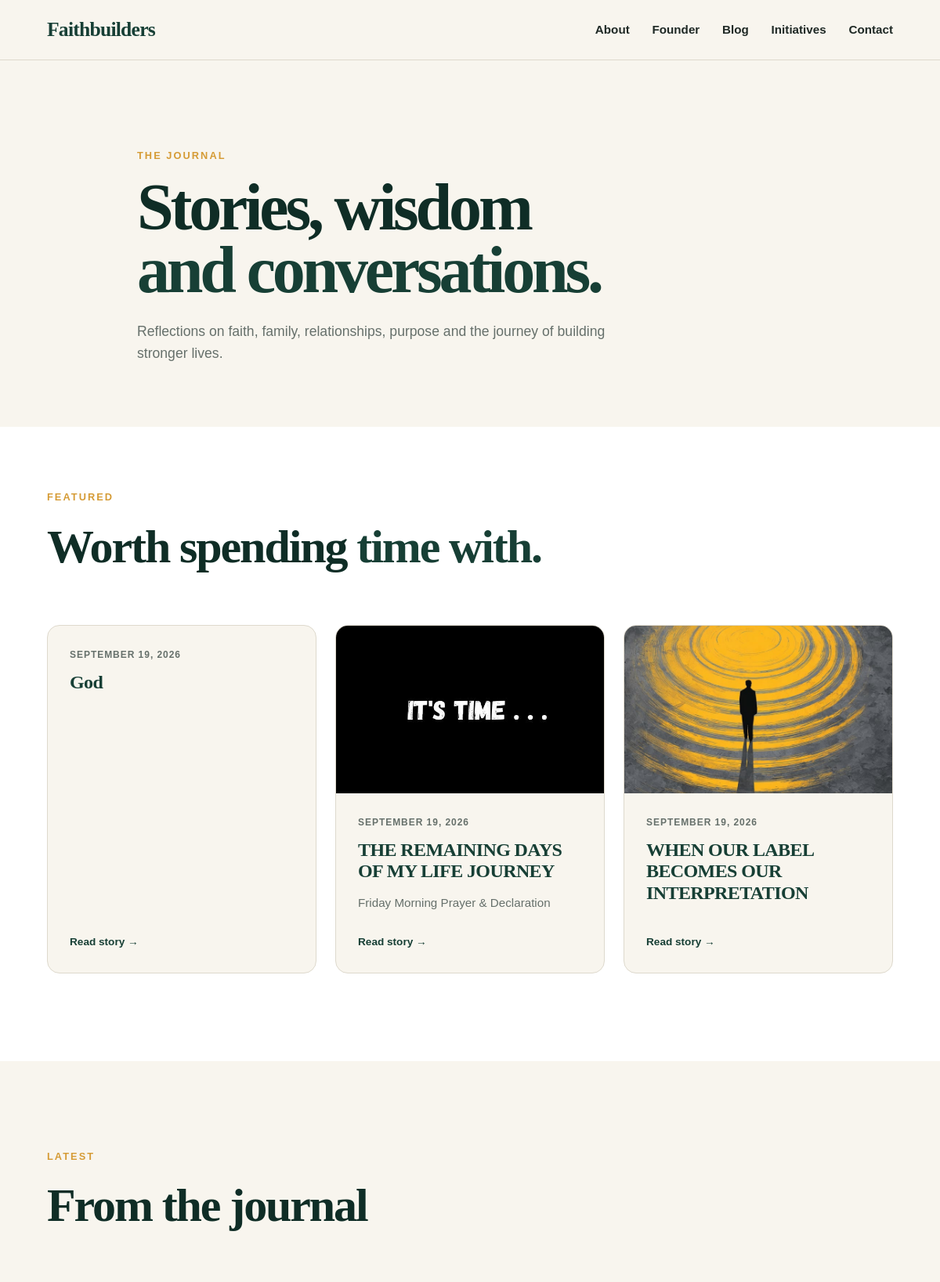
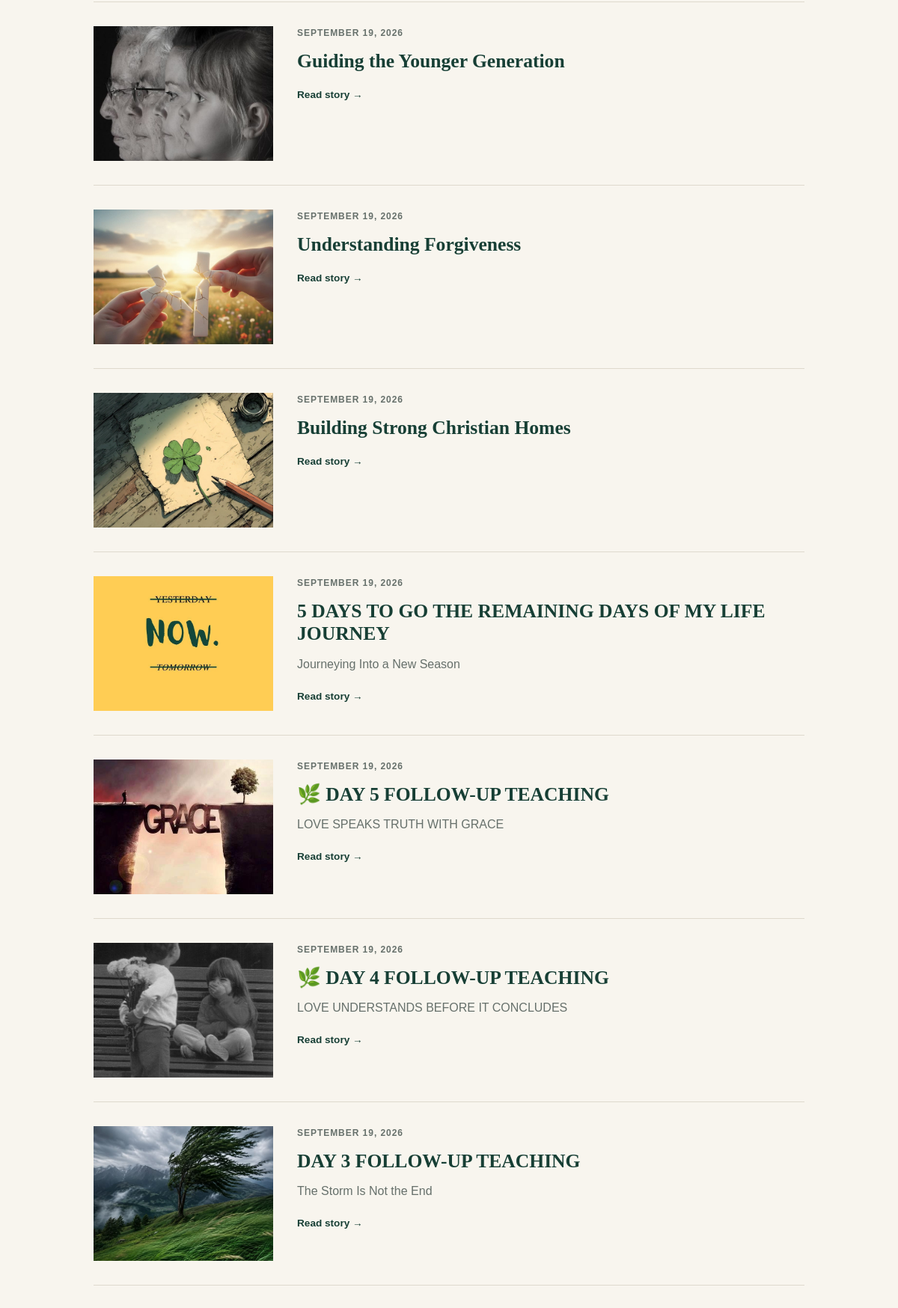
Screenshot of /blog/ (upper part) with the database file from the repository (2 pictures, top to bottom).
### blog/models.py (models this page shows, shortened)
class TimeStampedModel(models.Model):
    created_at = models.DateTimeField(
        auto_now_add=True
    )
    updated_at = models.DateTimeField(
        auto_now=True
    )
    class Meta:
        abstract = True

class Post(TimeStampedModel):
    STATUS_CHOICES = (
        ("draft", "Draft"),
        ("published", "Published"),
    )
    title = models.CharField(
        max_length=200
    )
    slug = models.SlugField(
        unique=True,
        blank=True
    )
    excerpt = models.TextField(
        blank=True
    )
    body = models.TextField()
    featured_image = models.ImageField(
        upload_to="posts/",
        blank=True
    )
    categories = models.ManyToManyField(
    Category,
    related_name="posts"
    )
    series = models.ForeignKey(
        Series,
        on_delete=models.SET_NULL,
        related_name="posts",
        null=True,
        blank=True
    )
    series_order = models.PositiveIntegerField(
        null=True,
        blank=True
    )
    author = models.ForeignKey(
        "core.TeamMember",
        on_delete=models.SET_NULL,
        null=True,
        blank=True
    )
    youtube_url = models.URLField(
        blank=True
    )
    is_featured = models.BooleanField(
        default=False
    )
    featured_order = models.PositiveIntegerField(
        default=0
    )
    status = models.CharField(
        max_length=20,
        choices=STATUS_CHOICES,
        default="draft"
    )
    published_date = models.DateTimeField(
        null=True,
        blank=True
    )
    seo_title = models.CharField(
        max_length=200,
        blank=True
    )
    seo_description = models.TextField(
        blank=True
    )
    class Meta:
        verbose_name = "Post"
        verbose_name_plural = "Posts"
        constraints = [
        models.UniqueConstraint(
            fields=[
                "series",
                "series_order",
            ],
            name="unique_series_post_order",
        )
    ]

### blog/views.py (the view)
# urls.py: path("", views.PostListView.as_view(), name="post_list"),
class PostListView(ListView):
    model = Post
    template_name = "blog/post_list.html"
    context_object_name = "posts"
    queryset = Post.objects.filter(
        status="published",
        is_featured=False
    ).order_by(
        "-published_date"
    )
    def get_context_data(self, **kwargs):
        context = super().get_context_data(**kwargs)
        context["featured_posts"] = Post.objects.filter(
            status="published",
            is_featured=True
        ).order_by(
            "-published_date"
        )[:3]
        context["categories"] = Category.objects.all()
        return context

### templates/blog/post_list.html (shortened to what this page needs)
{% extends "base.html" %}
{% block content %}
    <section class="blog-header">
        <div class="container">
            <p class="section-eyebrow">
                The Journal
            </p>
            <h1>
                Stories, wisdom
                <span>and conversations.</span>
            </h1>
            <p>
                Reflections on faith, family, relationships,
                purpose and the journey of building stronger lives.
            </p>
        </div>
    </section>
    <section class="blog-featured">
        <div class="container">
            <div class="section-heading">
                <div>
                    <p class="section-eyebrow">
                        Featured
                    </p>
                    <h2>
                        Worth spending
                        <span>time with.</span>
                    </h2>
                </div>
            </div>
            <div class="featured-posts-grid">
                {% for post in featured_posts %}
                    <article class="post-card featured-card">
                        {% if post.featured_image %}
                            <a
                                href="{% url 'blog:post_detail' post.slug %}"
                                class="post-card-image"
                            >
                                <img
                                    src="{{ post.featured_image.url }}"
                                    alt="{{ post.title }}"
                                >
                            </a>
                        {% endif %}
                        <div class="post-card-content">
                            <div class="post-meta">
                                {{ post.published_date|date:"F j, Y" }}
                            </div>
                            <h3>
                                <a
                                    href="{% url 'blog:post_detail' post.slug %}"
                                >
                                    {{ post.title }}
                                </a>
                            </h3>
                            <p>
                                {{ post.excerpt }}
                            </p>
                            <a
                                href="{% url 'blog:post_detail' post.slug %}"
                                class="read-more"
                            >
                                Read story →
                            </a>
                        </div>
                    </article>
                {% empty %}
                    <p>
                        No featured stories yet.
                    </p>
                {% endfor %}
            </div>
        </div>
    </section>
    <section class="blog-posts">
        <div class="container">
            <div class="section-heading">
                <p class="section-eyebrow">
                    Latest
                </p>
                <h2>
                    From the journal
                </h2>
            </div>
            <div class="posts-list">
                {% for post in posts %}
                    <article class="post-list-item">
                        {% if post.featured_image %}
                            <a
                                href="{% url 'blog:post_detail' post.slug %}"
                                class="post-list-image"
                            >
                                <img
                                    src="{{ post.featured_image.url }}"
                                    alt="{{ post.title }}"
                                >
                            </a>
                        {% endif %}
                        <div class="post-list-content">
                            <p class="post-meta">
                                {{ post.published_date|date:"F j, Y" }}
                            </p>
                            <h3>
                                <a
                                    href="{% url 'blog:post_detail' post.slug %}"
                                >
                                    {{ post.title }}
                                </a>
                            </h3>
                            <p>
                                {{ post.excerpt }}
                            </p>
                            <a
                                href="{% url 'blog:post_detail' post.slug %}"
                                class="read-more"
                            >
                                Read story →
                            </a>
                        </div>
                    </article>
                {% empty %}
                    <p>
                        There are no published posts yet.
                    </p>
                {% endfor %}
            </div>
        </div>
    </section>
{% endblock %}

### templates/base.html (shortened to what this page needs)
{% load static %}
<!DOCTYPE html>
<html lang="en">
<head>
    <link
        rel="stylesheet"
        href="{% static 'css/style.css' %}"
    >
</head>
<body>
    <header class="site-header">
        <nav class="navbar">
            <a
                href="{% url 'core:home' %}"
                class="site-logo"
            >
                Faithbuilders
            </a>
            <div class="nav-links">
                <a href="{% url 'core:home' %}#about">
                    About
                </a>
                <a href="{% url 'core:home' %}#founder">
                    Founder
                </a>
                <a href="{% url 'blog:post_list' %}">
                    Blog
                </a>
                <a href="{% url 'core:home' %}#empowerment">
                    Initiatives
                </a>
                <a href="{% url 'core:home' %}#contact">
                    Contact
                </a>
            </div>
        </nav>
    </header>
    <main>
        {% block content %}
        {% endblock %}
    </main>
</body>
</html>

### rows the page displays
Post: published_date "SEPTEMBER 19, 2026", title "God"
Post: featured_image (picture), published_date "SEPTEMBER 19, 2026", title "THE REMAINING DAYS OF MY LIFE JOURNEY", excerpt "Friday Morning Prayer & Declaration"
Post: featured_image (picture), published_date "SEPTEMBER 19, 2026", title "WHEN OUR LABEL BECOMES OUR INTERPRETATION"
Post: featured_image (picture), published_date "SEPTEMBER 19, 2026", title "Guiding the Younger Generation"
Post: featured_image (picture), published_date "SEPTEMBER 19, 2026", title "Understanding Forgiveness"
Post: featured_image (picture), published_date "SEPTEMBER 19, 2026", title "Building Strong Christian Homes"
Post: featured_image (picture), published_date "SEPTEMBER 19, 2026", title "5 DAYS TO GO THE REMAINING DAYS OF MY LIFE JOURNEY", excerpt "Journeying Into a New Season"
Post: featured_image (picture), published_date "SEPTEMBER 19, 2026", title "🌿 DAY 5 FOLLOW-UP TEACHING", excerpt "LOVE SPEAKS TRUTH WITH GRACE"
Post: featured_image (picture), published_date "SEPTEMBER 19, 2026", title "🌿 DAY 4 FOLLOW-UP TEACHING", excerpt "LOVE UNDERSTANDS BEFORE IT CONCLUDES"
Post: featured_image (picture), published_date "SEPTEMBER 19, 2026", title "DAY 3 FOLLOW-UP TEACHING", excerpt "The Storm Is Not the End"
